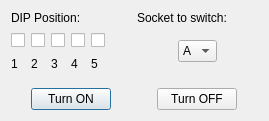
<?xml version="1.0" encoding="UTF-8"?>
<ui version="4.0">
 <class>dialog</class>
 <widget class="QDialog" name="dialog">
  <property name="geometry">
   <rect>
    <x>0</x>
    <y>0</y>
    <width>269</width>
    <height>121</height>
   </rect>
  </property>
  <property name="windowTitle">
   <string>GNU Radio wirsock switcher</string>
  </property>
  <layout class="QGridLayout" name="gridLayout">
   <item row="2" column="0">
    <spacer name="verticalSpacer">
     <property name="orientation">
      <enum>Qt::Vertical</enum>
     </property>
     <property name="sizeHint" stdset="0">
      <size>
       <width>20</width>
       <height>40</height>
      </size>
     </property>
    </spacer>
   </item>
   <item row="2" column="1">
    <spacer name="verticalSpacer_2">
     <property name="orientation">
      <enum>Qt::Vertical</enum>
     </property>
     <property name="sizeHint" stdset="0">
      <size>
       <width>20</width>
       <height>40</height>
      </size>
     </property>
    </spacer>
   </item>
   <item row="0" column="0">
    <widget class="QLabel" name="label">
     <property name="text">
      <string>DIP Position:</string>
     </property>
    </widget>
   </item>
   <item row="1" column="0">
    <layout class="QGridLayout" name="gridLayout_4">
     <item row="0" column="4">
      <widget class="QCheckBox" name="checkBox_5">
       <property name="text">
        <string/>
       </property>
      </widget>
     </item>
     <item row="0" column="0">
      <widget class="QCheckBox" name="checkBox_1">
       <property name="text">
        <string/>
       </property>
      </widget>
     </item>
     <item row="0" column="1">
      <widget class="QCheckBox" name="checkBox_2">
       <property name="text">
        <string/>
       </property>
      </widget>
     </item>
     <item row="0" column="5">
      <spacer name="horizontalSpacer_4">
       <property name="orientation">
        <enum>Qt::Horizontal</enum>
       </property>
       <property name="sizeHint" stdset="0">
        <size>
         <width>40</width>
         <height>20</height>
        </size>
       </property>
      </spacer>
     </item>
     <item row="0" column="3">
      <widget class="QCheckBox" name="checkBox_4">
       <property name="text">
        <string/>
       </property>
      </widget>
     </item>
     <item row="0" column="2">
      <widget class="QCheckBox" name="checkBox_3">
       <property name="text">
        <string/>
       </property>
      </widget>
     </item>
     <item row="1" column="0">
      <widget class="QLabel" name="label_8">
       <property name="text">
        <string>1</string>
       </property>
      </widget>
     </item>
     <item row="1" column="1">
      <widget class="QLabel" name="label_9">
       <property name="text">
        <string>2</string>
       </property>
      </widget>
     </item>
     <item row="1" column="2">
      <widget class="QLabel" name="label_10">
       <property name="text">
        <string>3</string>
       </property>
      </widget>
     </item>
     <item row="1" column="3">
      <widget class="QLabel" name="label_11">
       <property name="text">
        <string>4</string>
       </property>
      </widget>
     </item>
     <item row="1" column="4">
      <widget class="QLabel" name="label_12">
       <property name="text">
        <string>5</string>
       </property>
      </widget>
     </item>
    </layout>
   </item>
   <item row="0" column="1">
    <widget class="QLabel" name="label_2">
     <property name="text">
      <string>Socket to switch:</string>
     </property>
    </widget>
   </item>
   <item row="1" column="1">
    <layout class="QHBoxLayout" name="horizontalLayout">
     <item>
      <spacer name="horizontalSpacer_8">
       <property name="orientation">
        <enum>Qt::Horizontal</enum>
       </property>
       <property name="sizeHint" stdset="0">
        <size>
         <width>40</width>
         <height>20</height>
        </size>
       </property>
      </spacer>
     </item>
     <item>
      <widget class="QComboBox" name="comboBox">
       <item>
        <property name="text">
         <string>A</string>
        </property>
       </item>
       <item>
        <property name="text">
         <string>B</string>
        </property>
       </item>
       <item>
        <property name="text">
         <string>C</string>
        </property>
       </item>
       <item>
        <property name="text">
         <string>D</string>
        </property>
       </item>
       <item>
        <property name="text">
         <string>E</string>
        </property>
       </item>
      </widget>
     </item>
     <item>
      <spacer name="horizontalSpacer">
       <property name="orientation">
        <enum>Qt::Horizontal</enum>
       </property>
       <property name="sizeHint" stdset="0">
        <size>
         <width>40</width>
         <height>20</height>
        </size>
       </property>
      </spacer>
     </item>
    </layout>
   </item>
   <item row="3" column="0">
    <layout class="QHBoxLayout" name="horizontalLayout_2">
     <item>
      <spacer name="horizontalSpacer_5">
       <property name="orientation">
        <enum>Qt::Horizontal</enum>
       </property>
       <property name="sizeHint" stdset="0">
        <size>
         <width>40</width>
         <height>20</height>
        </size>
       </property>
      </spacer>
     </item>
     <item>
      <widget class="QPushButton" name="onButton">
       <property name="text">
        <string>Turn ON</string>
       </property>
      </widget>
     </item>
     <item>
      <spacer name="horizontalSpacer_2">
       <property name="orientation">
        <enum>Qt::Horizontal</enum>
       </property>
       <property name="sizeHint" stdset="0">
        <size>
         <width>40</width>
         <height>20</height>
        </size>
       </property>
      </spacer>
     </item>
    </layout>
   </item>
   <item row="3" column="1">
    <layout class="QHBoxLayout" name="horizontalLayout_4">
     <item>
      <spacer name="horizontalSpacer_7">
       <property name="orientation">
        <enum>Qt::Horizontal</enum>
       </property>
       <property name="sizeHint" stdset="0">
        <size>
         <width>40</width>
         <height>20</height>
        </size>
       </property>
      </spacer>
     </item>
     <item>
      <widget class="QPushButton" name="offButton">
       <property name="text">
        <string>Turn OFF</string>
       </property>
      </widget>
     </item>
     <item>
      <spacer name="horizontalSpacer_6">
       <property name="orientation">
        <enum>Qt::Horizontal</enum>
       </property>
       <property name="sizeHint" stdset="0">
        <size>
         <width>40</width>
         <height>20</height>
        </size>
       </property>
      </spacer>
     </item>
    </layout>
   </item>
  </layout>
 </widget>
 <resources/>
 <connections/>
</ui>
